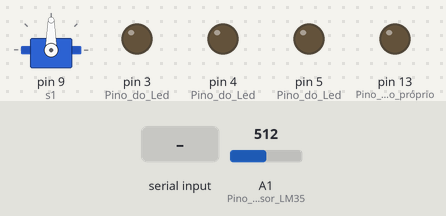
A sketch run on a simulated Arduino Uno, built with avr-gcc and run on an emulated ATmega328P. On the bench: servo, output pins drawn as LEDs (lit = HIGH). Inputs (shaded band) come from the test bench; at power-on: A1 (Pino_do_Sensor_LM35) = 512.

Above: at 1.2 s.
1.3 s: "E" received over Serial
At 2.7 s:
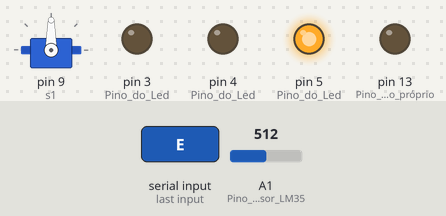
3.8 s: "A90\n" received over Serial
At 5.8 s:
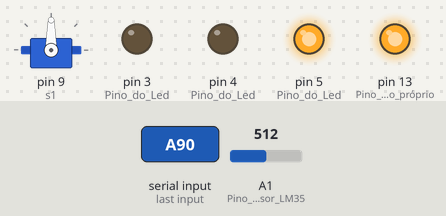
6.3 s: "S,45\n" received over Serial
At 7.8 s:
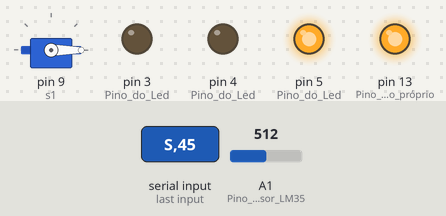
8.8 s: "a90\n" received over Serial
At 10.9 s:
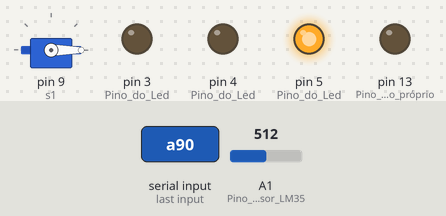
11.3 s: "B90\n" received over Serial
At 12.7 s:
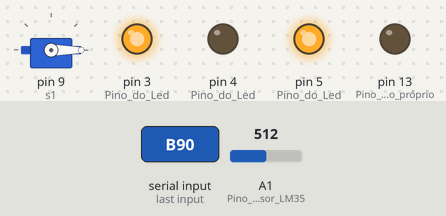
13.8 s: "A,45\n" received over Serial
At 15.9 s:
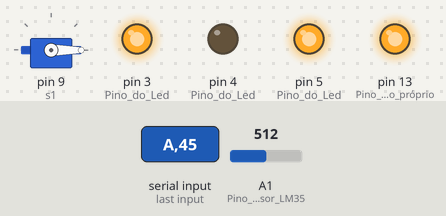
Timing chart, 0 to 17.3 s (numbered marks = the images above; inputs shaded):
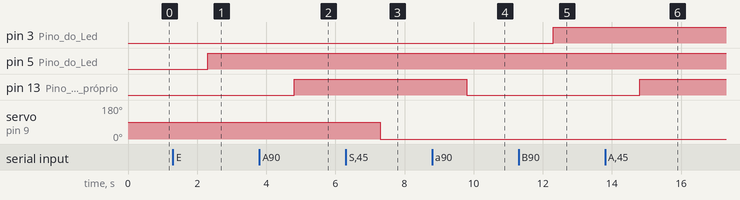

The sketch:

TesteInterface.ino
```cpp
//Testando - Interface Arduino (Acender led do próprio arduino + Mexer no Servo + Ligar Led)
#include <Servo.h> //Add the servo library

String data; //To hold the information that gets transmitted the string that transmitted from the PC
char d1; //Hold the first character of that string

//Variáveis
String x; //Hold servo angle
int servoval; //Store the number to send to the servo
Servo s1; //Instance of servo(object)

int ledval;
int luminosidade;
float temperatura = 0;

void setup() {
  Serial.begin(9600); //Inicialização da Porta Serial
  pinMode(A0, INPUT); //Pino do Sensor LDR
  pinMode(A1, INPUT); //Pino do Sensor LM35
  pinMode(13, OUTPUT); //Pino 13 do led do próprio arduino
  pinMode(3, OUTPUT); //Pino do Led
  pinMode(4, OUTPUT); //Pino do Led (interage com sensor LDR)
  pinMode(5, OUTPUT); //Pino do Led (interage com sensor LM35)
  s1.attach(9);     //make output 9 the servo channel
}

void loop() {
  //Code we need to Decode the String and turn the led on and off
  if(Serial.available()){
    data = Serial.readString();
    d1 = data.charAt(0);
    switch(d1){             //select action based upon first character
      //Função: Ligar Led do arduino
      case 'A':             //first character is an A = turn on pin 13 led
      digitalWrite(13, HIGH);
      break;

      //Função: Desligar Led do arduino
      case 'a':             //first character is an a = turn off
      digitalWrite(13, LOW);
      break;

      //Função: Settar ângulo para o servo: a partir de caixa de texto
      case 'S':            //first character is an S = set servo angle
      x = data.substring(1);
      servoval = x.toInt(); //Convert the string x to an integer
      s1.write(servoval);
      delay(100);     //wait for servo to finish - performance
      break;

      //Função: Settar ângulo para o servo: a partir de uma trackbar
      case 'Z':
      x = data.substring(1);
      servoval = x.toInt(); //Convert the string x to an integer
      s1.write(servoval);
      delay(100);     //wait for servo to finish - performance
      break;

      //Função: Ligar led
      case 'B':
      digitalWrite(3, HIGH);
      break;

      //Função: Desligar led
      case 'b':
      digitalWrite(3, LOW);
      break;

      //Função: Ligar sensor LDR
      case 'D':
      luminosidade = analogRead(A0);
      if (luminosidade < 100) {
        digitalWrite(4, HIGH);
      } else { //luminosidade >= 100
        digitalWrite(4, LOW);
      }
      break;

      //Função: Ligar sensor LM35
      case 'E':
      temperatura = (analogRead(A1) * 0.0048828125 * 100); //VARIÁVEL RECEBE A TEMPERATURA MEDIDA
      if (temperatura > 30){
        digitalWrite(5, HIGH);
      } else { //temperatura <= 30
        digitalWrite(5, LOW);
      }
      break;

      //Função: Settar intensidade de um led
      case 'R':              //set the red LED intensity
      x  = data.substring(1);
      ledval = x.toInt();
      analogWrite(3, ledval);
      break;
    }
    /* -- if else : de ligar e apagar a luz do arduino
    if(d1 == 'A'){
      digitalWrite(13, HIGH);
    }
    else if(d1 == 'a'){
      digitalWrite(13, LOW);
    }
    */
  }
}
```

Measured:
- after the input at 1.3 s, pin 5 (Pino_do_Led): LOW → HIGH after 1.0 s
- after the input at 3.8 s, pin 13 (Pino_13_do_led_do_próprio): LOW → HIGH after 1.0 s
- after the input at 6.3 s, servo on pin 9 (s1): 90° → 0° after 1.0 s
- after the input at 8.8 s, pin 13 (Pino_13_do_led_do_próprio): HIGH → LOW after 1.0 s
- after the input at 11.3 s, pin 3 (Pino_do_Led): LOW → HIGH after 1.0 s
- after the input at 13.8 s, pin 13 (Pino_13_do_led_do_próprio): LOW → HIGH after 1.0 s
